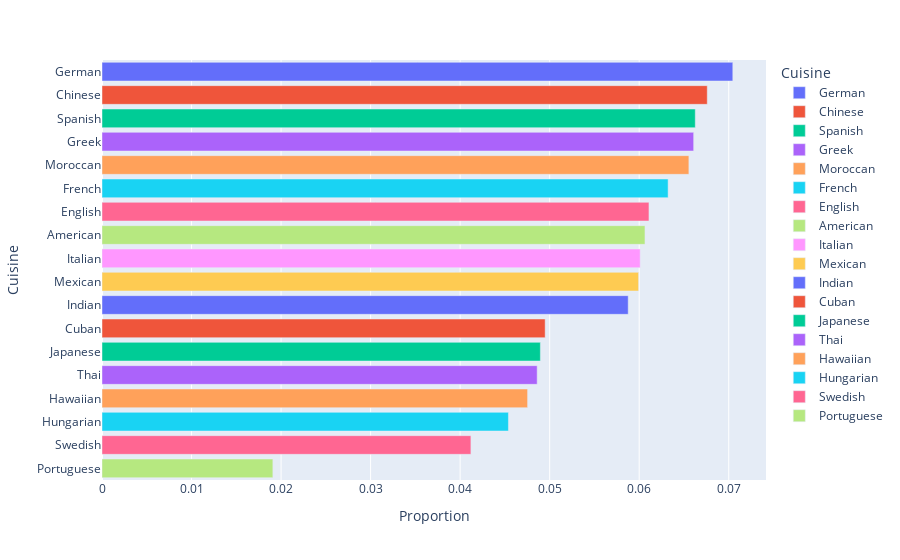

Notebook code for this chart:
### Markdown cell above
### Visualization

### Code cell
# Visualization for Cuisine proportion
# TODO: Reverse order, find ways to color it nicer.
fig_proportion = px.bar(
    df_proportions,
    x='Proportion',
    y='Cuisine',
    color='Cuisine',
    orientation= 'h',
    )
fig_proportion.show()

### Figure 1 — Plotly figure (JSON) as saved in the notebook; plotly's stock layout.template omitted (floating-point values rounded to 4 significant figures)
{"data": [{"alignmentgroup": "True", "hovertemplate": "Cuisine=%{y}<br>Proportion=%{x}<extra></extra>", "legendgroup": "German", "marker": {"color": "#636efa", "pattern": {"shape": ""}}, "name": "German", "offsetgroup": "German", "orientation": "h", "showlegend": true, "textposition": "auto", "type": "bar", "x": [0.07045], "xaxis": "x", "y": ["German"], "yaxis": "y"}, {"alignmentgroup": "True", "hovertemplate": "Cuisine=%{y}<br>Proportion=%{x}<extra></extra>", "legendgroup": "Chinese", "marker": {"color": "#EF553B", "pattern": {"shape": ""}}, "name": "Chinese", "offsetgroup": "Chinese", "orientation": "h", "showlegend": true, "textposition": "auto", "type": "bar", "x": [0.0676], "xaxis": "x", "y": ["Chinese"], "yaxis": "y"}, {"alignmentgroup": "True", "hovertemplate": "Cuisine=%{y}<br>Proportion=%{x}<extra></extra>", "legendgroup": "Spanish", "marker": {"color": "#00cc96", "pattern": {"shape": ""}}, "name": "Spanish", "offsetgroup": "Spanish", "orientation": "h", "showlegend": true, "textposition": "auto", "type": "bar", "x": [0.06626], "xaxis": "x", "y": ["Spanish"], "yaxis": "y"}, {"alignmentgroup": "True", "hovertemplate": "Cuisine=%{y}<br>Proportion=%{x}<extra></extra>", "legendgroup": "Greek", "marker": {"color": "#ab63fa", "pattern": {"shape": ""}}, "name": "Greek", "offsetgroup": "Greek", "orientation": "h", "showlegend": true, "textposition": "auto", "type": "bar", "x": [0.06608], "xaxis": "x", "y": ["Greek"], "yaxis": "y"}, {"alignmentgroup": "True", "hovertemplate": "Cuisine=%{y}<br>Proportion=%{x}<extra></extra>", "legendgroup": "Moroccan", "marker": {"color": "#FFA15A", "pattern": {"shape": ""}}, "name": "Moroccan", "offsetgroup": "Moroccan", "orientation": "h", "showlegend": true, "textposition": "auto", "type": "bar", "x": [0.06555], "xaxis": "x", "y": ["Moroccan"], "yaxis": "y"}, {"alignmentgroup": "True", "hovertemplate": "Cuisine=%{y}<br>Proportion=%{x}<extra></extra>", "legendgroup": "French", "marker": {"color": "#19d3f3", "pattern": {"shape": ""}}, "name": "French", "offsetgroup": "French", "orientation": "h", "showlegend": true, "textposition": "auto", "type": "bar", "x": [0.06323], "xaxis": "x", "y": ["French"], "yaxis": "y"}, {"alignmentgroup": "True", "hovertemplate": "Cuisine=%{y}<br>Proportion=%{x}<extra></extra>", "legendgroup": "English", "marker": {"color": "#FF6692", "pattern": {"shape": ""}}, "name": "English", "offsetgroup": "English", "orientation": "h", "showlegend": true, "textposition": "auto", "type": "bar", "x": [0.06109], "xaxis": "x", "y": ["English"], "yaxis": "y"}, {"alignmentgroup": "True", "hovertemplate": "Cuisine=%{y}<br>Proportion=%{x}<extra></extra>", "legendgroup": "American", "marker": {"color": "#B6E880", "pattern": {"shape": ""}}, "name": "American", "offsetgroup": "American", "orientation": "h", "showlegend": true, "textposition": "auto", "type": "bar", "x": [0.06064], "xaxis": "x", "y": ["American"], "yaxis": "y"}, {"alignmentgroup": "True", "hovertemplate": "Cuisine=%{y}<br>Proportion=%{x}<extra></extra>", "legendgroup": "Italian", "marker": {"color": "#FF97FF", "pattern": {"shape": ""}}, "name": "Italian", "offsetgroup": "Italian", "orientation": "h", "showlegend": true, "textposition": "auto", "type": "bar", "x": [0.06011], "xaxis": "x", "y": ["Italian"], "yaxis": "y"}, {"alignmentgroup": "True", "hovertemplate": "Cuisine=%{y}<br>Proportion=%{x}<extra></extra>", "legendgroup": "Mexican", "marker": {"color": "#FECB52", "pattern": {"shape": ""}}, "name": "Mexican", "offsetgroup": "Mexican", "orientation": "h", "showlegend": true, "textposition": "auto", "type": "bar", "x": [0.05993], "xaxis": "x", "y": ["Mexican"], "yaxis": "y"}, {"alignmentgroup": "True", "hovertemplate": "Cuisine=%{y}<br>Proportion=%{x}<extra></extra>", "legendgroup": "Indian", "marker": {"color": "#636efa", "pattern": {"shape": ""}}, "name": "Indian", "offsetgroup": "Indian", "orientation": "h", "showlegend": true, "textposition": "auto", "type": "bar", "x": [0.05877], "xaxis": "x", "y": ["Indian"], "yaxis": "y"}, {"alignmentgroup": "True", "hovertemplate": "Cuisine=%{y}<br>Proportion=%{x}<extra></extra>", "legendgroup": "Cuban", "marker": {"color": "#EF553B", "pattern": {"shape": ""}}, "name": "Cuban", "offsetgroup": "Cuban", "orientation": "h", "showlegend": true, "textposition": "auto", "type": "bar", "x": [0.0495], "xaxis": "x", "y": ["Cuban"], "yaxis": "y"}, {"alignmentgroup": "True", "hovertemplate": "Cuisine=%{y}<br>Proportion=%{x}<extra></extra>", "legendgroup": "Japanese", "marker": {"color": "#00cc96", "pattern": {"shape": ""}}, "name": "Japanese", "offsetgroup": "Japanese", "orientation": "h", "showlegend": true, "textposition": "auto", "type": "bar", "x": [0.04896], "xaxis": "x", "y": ["Japanese"], "yaxis": "y"}, {"alignmentgroup": "True", "hovertemplate": "Cuisine=%{y}<br>Proportion=%{x}<extra></extra>", "legendgroup": "Thai", "marker": {"color": "#ab63fa", "pattern": {"shape": ""}}, "name": "Thai", "offsetgroup": "Thai", "orientation": "h", "showlegend": true, "textposition": "auto", "type": "bar", "x": [0.0486], "xaxis": "x", "y": ["Thai"], "yaxis": "y"}, {"alignmentgroup": "True", "hovertemplate": "Cuisine=%{y}<br>Proportion=%{x}<extra></extra>", "legendgroup": "Hawaiian", "marker": {"color": "#FFA15A", "pattern": {"shape": ""}}, "name": "Hawaiian", "offsetgroup": "Hawaiian", "orientation": "h", "showlegend": true, "textposition": "auto", "type": "bar", "x": [0.04753], "xaxis": "x", "y": ["Hawaiian"], "yaxis": "y"}, {"alignmentgroup": "True", "hovertemplate": "Cuisine=%{y}<br>Proportion=%{x}<extra></extra>", "legendgroup": "Hungarian", "marker": {"color": "#19d3f3", "pattern": {"shape": ""}}, "name": "Hungarian", "offsetgroup": "Hungarian", "orientation": "h", "showlegend": true, "textposition": "auto", "type": "bar", "x": [0.04539], "xaxis": "x", "y": ["Hungarian"], "yaxis": "y"}, {"alignmentgroup": "True", "hovertemplate": "Cuisine=%{y}<br>Proportion=%{x}<extra></extra>", "legendgroup": "Swedish", "marker": {"color": "#FF6692", "pattern": {"shape": ""}}, "name": "Swedish", "offsetgroup": "Swedish", "orientation": "h", "showlegend": true, "textposition": "auto", "type": "bar", "x": [0.0412], "xaxis": "x", "y": ["Swedish"], "yaxis": "y"}, {"alignmentgroup": "True", "hovertemplate": "Cuisine=%{y}<br>Proportion=%{x}<extra></extra>", "legendgroup": "Portuguese", "marker": {"color": "#B6E880", "pattern": {"shape": ""}}, "name": "Portuguese", "offsetgroup": "Portuguese", "orientation": "h", "showlegend": true, "textposition": "auto", "type": "bar", "x": [0.01908], "xaxis": "x", "y": ["Portuguese"], "yaxis": "y"}], "layout": {"barmode": "relative", "legend": {"title": {"text": "Cuisine"}, "tracegroupgap": 0}, "margin": {"t": 60}, "xaxis": {"anchor": "y", "domain": [0, 1], "title": {"text": "Proportion"}}, "yaxis": {"anchor": "x", "categoryarray": ["Portuguese", "Swedish", "Hungarian", "Hawaiian", "Thai", "Japanese", "Cuban", "Indian", "Mexican", "Italian", "American", "English", "French", "Moroccan", "Greek", "Spanish", "Chinese", "German"], "categoryorder": "array", "domain": [0, 1], "title": {"text": "Cuisine"}}}}
